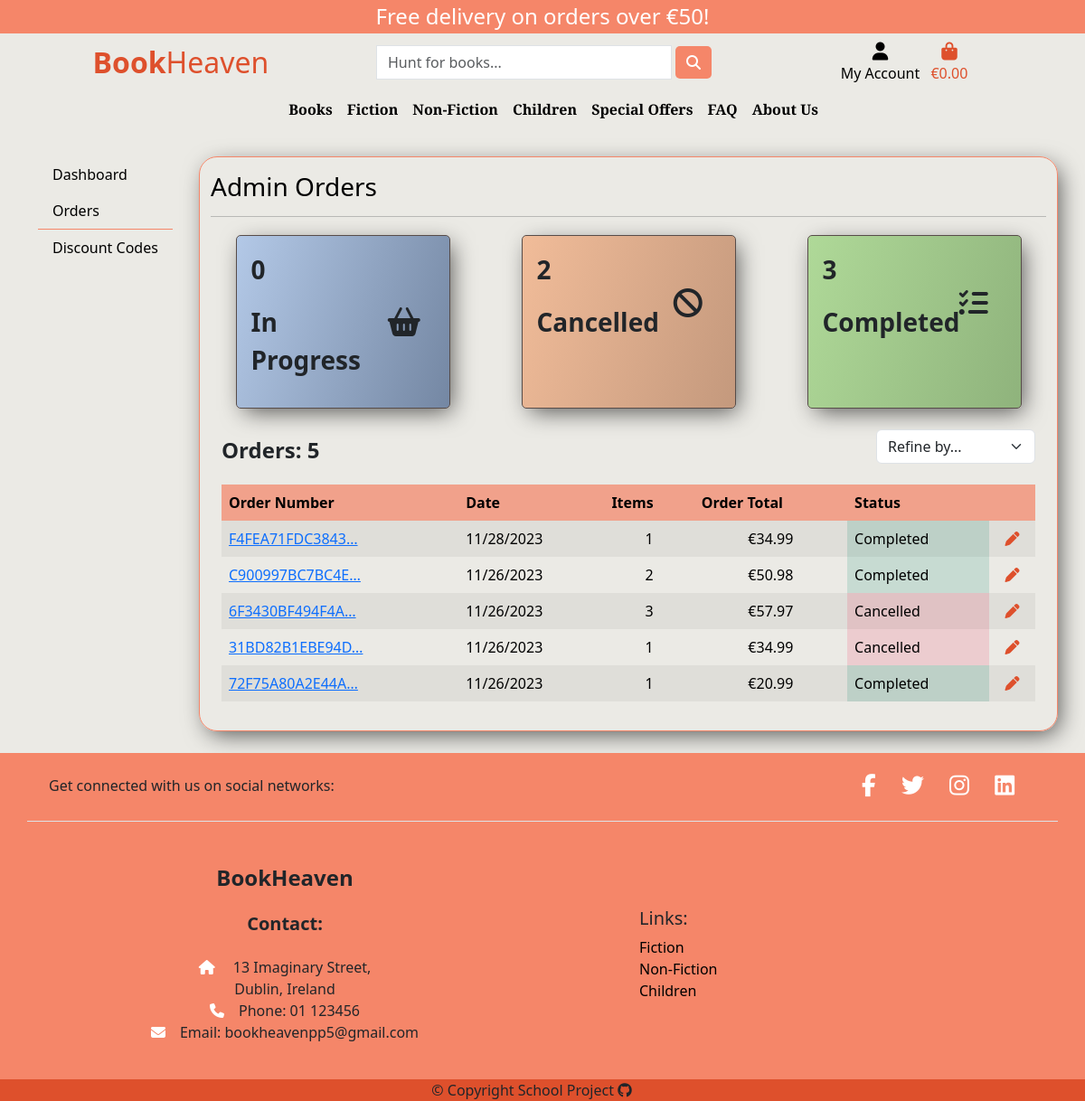
/admin_panel/orders/ (signed in), run on an earlier commit of the app's database.
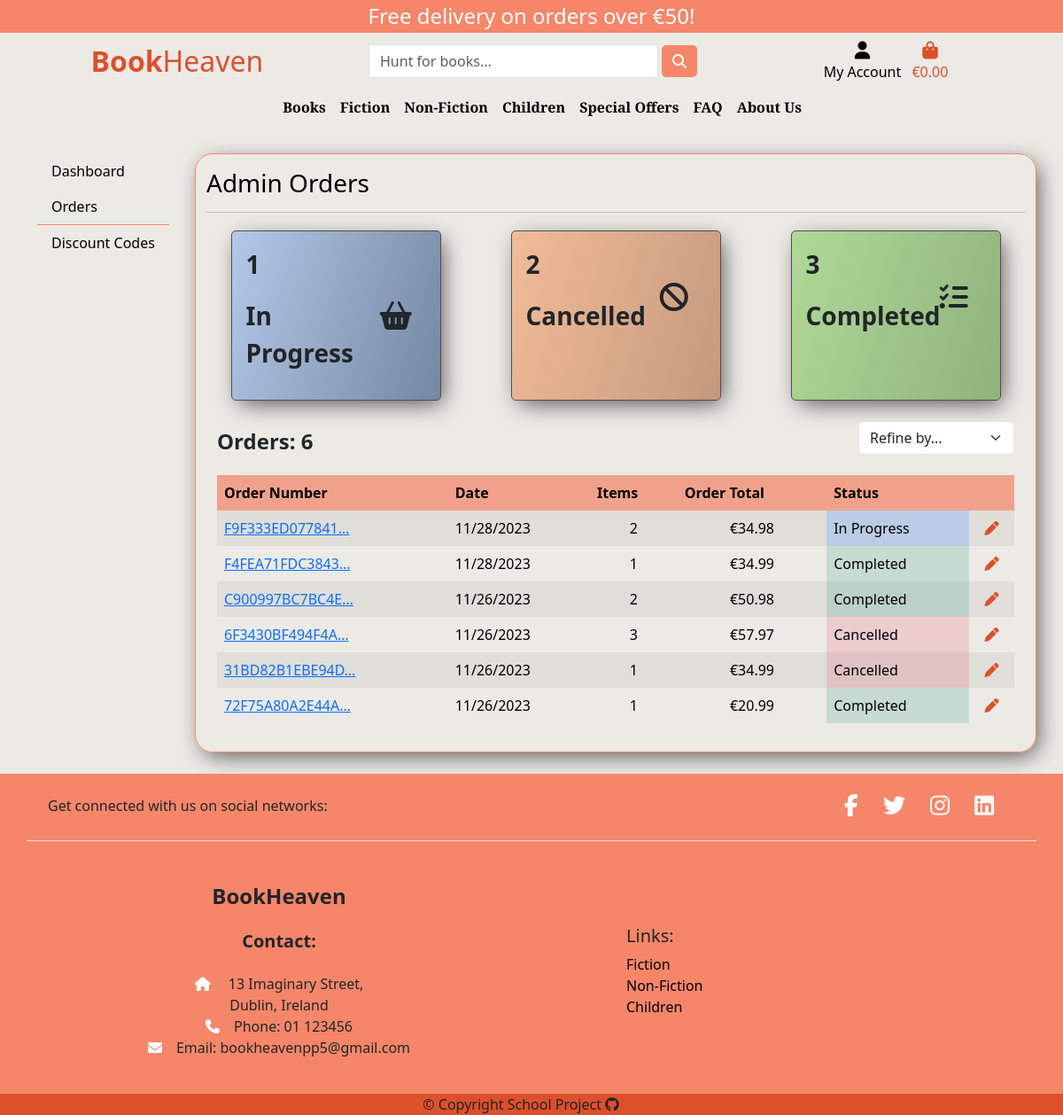
And on a later commit of the database.
### checkout/models.py (models this page shows, shortened)
class Order(models.Model):
    order_number = models.CharField(max_length=32, null=False, editable=False)
    user_profile = models.ForeignKey(
        UserProfile, on_delete=models.SET_NULL, null=True, blank=True, related_name='orders')
    full_name = models.CharField(max_length=50, null=False, blank=False)
    email = models.EmailField(max_length=254, null=False, blank=False)
    phone_number = models.CharField(max_length=20, null=False, blank=False)
    country = CountryField(max_length=40, null=False, blank=False)
    postcode = models.CharField(max_length=20, null=True, blank=True)
    town_or_city = models.CharField(max_length=40, null=False, blank=False)
    street_address1 = models.CharField(max_length=80, null=False, blank=False)
    street_address2 = models.CharField(max_length=80, null=True, blank=True)
    county = models.CharField(max_length=80, null=True, blank=True)
    date = models.DateTimeField(auto_now_add=True)
    delivery_cost = models.DecimalField(
        max_digits=6, decimal_places=2, null=False, default=0)
    discount = models.DecimalField(
        blank=True, null=True, max_digits=6, decimal_places=2)
    order_total = models.DecimalField(
        max_digits=10, decimal_places=2, null=False, default=0)
    grand_total = models.DecimalField(
        max_digits=10, decimal_places=2, null=False, default=0)
    original_cart = models.TextField(null=False, blank=False, default='')
    stripe_pid = models.CharField(
        max_length=254, null=False, blank=False, default='')

class OrderStatus(models.Model):
    order = models.OneToOneField(Order, on_delete=models.CASCADE)
    status = models.CharField(
        max_length=200, null=True, blank=True, choices=STATUS, default=STATUS[0][0])

### admin_panel/views.py (the view)
# urls.py: path('orders/', views.admin_orders, name='admin-orders'),
@login_required
def admin_orders(request):
    if not request.user.is_superuser:
        messages.error(request, 'You need admin rights to access this page.')
        return redirect('home')
    refine_value = None
    orders = Order.objects.all().order_by('-date')
    if request.GET:
        if 'refine' in request.GET:
            refine_value = request.GET['refine']
            orders = Order.objects.filter(orderstatus__status=refine_value)
            if refine_value == 'recent':
                orders = Order.objects.all().order_by('-date')
    orders_in_progress = Order.objects.filter(
        orderstatus__status='in_progress')
    orders_completed = Order.objects.filter(orderstatus__status='completed')
    orders_cancelled = Order.objects.filter(orderstatus__status='cancelled')
    context = {
        'orders': orders,
        'orders_in_progress': orders_in_progress,
        'orders_completed': orders_completed,
        'orders_cancelled': orders_cancelled,
        'current_sorting': refine_value,
    }
    return render(request, 'admin_panel/admin_orders.html', context)

### admin_panel/templates/admin_panel/admin_orders.html (shortened to what this page needs)
{% extends 'admin_panel/admin_base.html' %}
{% load static %}
{% block admin_content %}
<h3 class="text-black">Admin Orders</h3>
<hr>
<div class="row d-flex justify-content-around">
    <div class="col-10 col-md-3 stats-container orders p-3 my-1">
        <div class="row">
            <div class="col-8">
                <p class="fw-bold fs-3">{{ orders_in_progress.count }}</p>
                <p class="fw-bold fs-3">In Progress</p>
            </div>
            <div class="col-4 my-auto"><i class="fa-solid fa-basket-shopping fa-2xl"></i></div>
        </div>
    </div>
    <div class="col-10 col-md-3 stats-container products p-3 my-1">
        <div class="row">
            <div class="col-8">
                <p class="fw-bold fs-3">{{ orders_cancelled.count }}</p>
                <p class="fw-bold fs-3">Cancelled</p>
            </div>
            <div class="col-4 my-auto"><i class="fa-solid fa-ban fa-2xl"></i></div>
        </div>
    </div>
    <div class="col-10 col-md-3 stats-container users p-3 my-1">
        <div class="row">
            <div class="col-8">
                <p class="fw-bold fs-3">{{ orders_completed.count }}</p>
                <p class="fw-bold fs-3">Completed</p>
            </div>
            <div class="col-4 my-auto"><i class="fa-solid fa-list-check fa-2xl"></i>
            </div>
        </div>
    </div>
    <div class="row">
        <div class="col-12">
            <div class="row">
                <div class="col-12 col-md-6">
                    <p class="fw-bold fs-4 mt-4">Orders: {{ orders.count }}</p>
                </div>
                <div class="col-12 col-md-6  my-auto order-md-last d-flex justify-content-center justify-content-md-end">
                    <div class="sort-select-wrapper">
                        <select id="sort-selector" class="form-select">
                            <option value="reset" {% if current_sorting == 'None_None' %}selected{% endif %}>Refine by...</option>
                        </select>
                    </div>
                </div>
            </div>
            {% if orders %}
            <div class="order-history table-responsive mt-1">
                <table class="table table-borderless table-striped table-hover">
                    <thead>
                        <tr class="order-table-row">
                            <th>Order Number</th>
                            <th>Date</th>
                            <th>Items</th>
                            <th>Order Total</th>
                            <th>Status</th>
                            <th></th>
                        </tr>
                    </thead>
                    <tbody>
                        {% for order in orders %}
                        <tr>
                            <td>
                                <a href="{% url 'order-history' order.id %}" title="{{ order.order_number }}">
                                    {{ order.order_number|truncatechars:15 }}
                                </a>
                            </td>
                            <td>{{ order.date|date:"SHORT_DATE_FORMAT" }}</td>
                            <td class="text-center">
                                {{ order.lineitems.count }}
                            </td>
                            <td class="text-center">€{{ order.grand_total }}</td>
                            {% if order.orderstatus.status == 'in_progress' %}
                            <td id="status-cell-progress">
                                {{ order.orderstatus.get_status_display }}
                            </td>
                            {% elif order.orderstatus.status == 'completed' %}
                            <td id="status-cell-completed">
                                {{ order.orderstatus.get_status_display }}
                            </td>
                            {% else %}
                            <td id="status-cell-cancelled">
                                {{ order.orderstatus.get_status_display }}
                            </td>
                            {% endif %}
                            <td class="text-center">
                                <a href="{% url 'admin-orders-edit' order.id %}" class="text-orange" title="Edit"><i
                                        class="fa-solid fa-pen"></i></a>
                            </td>
                        </tr>
                        {% endfor %}
                    </tbody>
                </table>
            </div>
            {% else %}
            <div class="d-grid gap-2">
                <p class="text-center">No orders to display</p>
            </div>
            {% endif %}
        </div>
    </div>
</div>
{% endblock admin_content %}

What changed in the data, as far as the page shows it:
added Order: order_number "F9F333ED077841…", date "11/28/2023", lineitems.count "2", grand_total "34.98", orderstatus.status "In Progress"
Also different on the page:
{{ orders_in_progress.count }}: "0" → "1"
{{ orders.count }}: "5" → "6"
